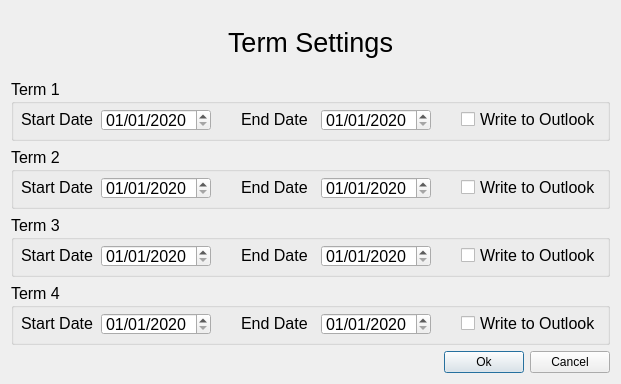
<?xml version="1.0" encoding="UTF-8"?>
<ui version="4.0">
 <class>Dialog</class>
 <widget class="QDialog" name="Dialog">
  <property name="geometry">
   <rect>
    <x>0</x>
    <y>0</y>
    <width>621</width>
    <height>384</height>
   </rect>
  </property>
  <property name="windowTitle">
   <string>Term Settings</string>
  </property>
  <layout class="QGridLayout" name="gridLayout">
   <item row="0" column="0">
    <layout class="QVBoxLayout" name="verticalLayout">
     <item>
      <widget class="QLabel" name="label">
       <property name="font">
        <font>
         <pointsize>20</pointsize>
        </font>
       </property>
       <property name="text">
        <string>Term Settings</string>
       </property>
       <property name="alignment">
        <set>Qt::AlignCenter</set>
       </property>
      </widget>
     </item>
     <item>
      <widget class="QGroupBox" name="groupBox">
       <property name="font">
        <font>
         <pointsize>12</pointsize>
        </font>
       </property>
       <property name="title">
        <string>Term 1</string>
       </property>
       <widget class="QLabel" name="label_2">
        <property name="geometry">
         <rect>
          <x>10</x>
          <y>30</y>
          <width>81</width>
          <height>21</height>
         </rect>
        </property>
        <property name="font">
         <font>
          <pointsize>12</pointsize>
         </font>
        </property>
        <property name="text">
         <string>Start Date</string>
        </property>
       </widget>
       <widget class="QCheckBox" name="term_1_write_ck">
        <property name="geometry">
         <rect>
          <x>450</x>
          <y>30</y>
          <width>141</width>
          <height>21</height>
         </rect>
        </property>
        <property name="font">
         <font>
          <pointsize>12</pointsize>
         </font>
        </property>
        <property name="text">
         <string>Write to Outlook</string>
        </property>
       </widget>
       <widget class="QDateEdit" name="term_1_start_dt">
        <property name="geometry">
         <rect>
          <x>90</x>
          <y>30</y>
          <width>110</width>
          <height>22</height>
         </rect>
        </property>
        <property name="font">
         <font>
          <pointsize>12</pointsize>
         </font>
        </property>
        <property name="dateTime">
         <datetime>
          <hour>0</hour>
          <minute>0</minute>
          <second>0</second>
          <year>2020</year>
          <month>1</month>
          <day>1</day>
         </datetime>
        </property>
        <property name="displayFormat">
         <string>dd/MM/yyyy</string>
        </property>
       </widget>
       <widget class="QLabel" name="label_3">
        <property name="geometry">
         <rect>
          <x>230</x>
          <y>30</y>
          <width>71</width>
          <height>21</height>
         </rect>
        </property>
        <property name="font">
         <font>
          <pointsize>12</pointsize>
         </font>
        </property>
        <property name="text">
         <string>End Date</string>
        </property>
       </widget>
       <widget class="QDateEdit" name="term_1_end_dt">
        <property name="geometry">
         <rect>
          <x>310</x>
          <y>30</y>
          <width>110</width>
          <height>22</height>
         </rect>
        </property>
        <property name="font">
         <font>
          <pointsize>12</pointsize>
         </font>
        </property>
        <property name="dateTime">
         <datetime>
          <hour>0</hour>
          <minute>0</minute>
          <second>0</second>
          <year>2020</year>
          <month>1</month>
          <day>1</day>
         </datetime>
        </property>
        <property name="displayFormat">
         <string>dd/MM/yyyy</string>
        </property>
       </widget>
      </widget>
     </item>
     <item>
      <widget class="QGroupBox" name="groupBox_2">
       <property name="font">
        <font>
         <pointsize>12</pointsize>
        </font>
       </property>
       <property name="title">
        <string>Term 2</string>
       </property>
       <widget class="QLabel" name="label_4">
        <property name="geometry">
         <rect>
          <x>10</x>
          <y>30</y>
          <width>81</width>
          <height>21</height>
         </rect>
        </property>
        <property name="text">
         <string>Start Date</string>
        </property>
       </widget>
       <widget class="QCheckBox" name="term_2_write_ck">
        <property name="geometry">
         <rect>
          <x>450</x>
          <y>30</y>
          <width>141</width>
          <height>21</height>
         </rect>
        </property>
        <property name="font">
         <font>
          <pointsize>12</pointsize>
         </font>
        </property>
        <property name="text">
         <string>Write to Outlook</string>
        </property>
       </widget>
       <widget class="QDateEdit" name="term_2_start_dt">
        <property name="geometry">
         <rect>
          <x>90</x>
          <y>30</y>
          <width>110</width>
          <height>22</height>
         </rect>
        </property>
        <property name="dateTime">
         <datetime>
          <hour>0</hour>
          <minute>0</minute>
          <second>0</second>
          <year>2020</year>
          <month>1</month>
          <day>1</day>
         </datetime>
        </property>
        <property name="displayFormat">
         <string>dd/MM/yyyy</string>
        </property>
       </widget>
       <widget class="QLabel" name="label_5">
        <property name="geometry">
         <rect>
          <x>230</x>
          <y>30</y>
          <width>71</width>
          <height>21</height>
         </rect>
        </property>
        <property name="text">
         <string>End Date</string>
        </property>
       </widget>
       <widget class="QDateEdit" name="term_2_end_dt">
        <property name="geometry">
         <rect>
          <x>310</x>
          <y>30</y>
          <width>110</width>
          <height>22</height>
         </rect>
        </property>
        <property name="dateTime">
         <datetime>
          <hour>0</hour>
          <minute>0</minute>
          <second>0</second>
          <year>2020</year>
          <month>1</month>
          <day>1</day>
         </datetime>
        </property>
        <property name="displayFormat">
         <string>dd/MM/yyyy</string>
        </property>
       </widget>
      </widget>
     </item>
     <item>
      <widget class="QGroupBox" name="groupBox_3">
       <property name="font">
        <font>
         <pointsize>12</pointsize>
        </font>
       </property>
       <property name="title">
        <string>Term 3</string>
       </property>
       <widget class="QLabel" name="label_6">
        <property name="geometry">
         <rect>
          <x>10</x>
          <y>30</y>
          <width>81</width>
          <height>21</height>
         </rect>
        </property>
        <property name="text">
         <string>Start Date</string>
        </property>
       </widget>
       <widget class="QCheckBox" name="term_3_write_ck">
        <property name="geometry">
         <rect>
          <x>450</x>
          <y>30</y>
          <width>141</width>
          <height>21</height>
         </rect>
        </property>
        <property name="font">
         <font>
          <pointsize>12</pointsize>
         </font>
        </property>
        <property name="text">
         <string>Write to Outlook</string>
        </property>
       </widget>
       <widget class="QDateEdit" name="term_3_start_dt">
        <property name="geometry">
         <rect>
          <x>90</x>
          <y>30</y>
          <width>110</width>
          <height>22</height>
         </rect>
        </property>
        <property name="dateTime">
         <datetime>
          <hour>0</hour>
          <minute>0</minute>
          <second>0</second>
          <year>2020</year>
          <month>1</month>
          <day>1</day>
         </datetime>
        </property>
        <property name="displayFormat">
         <string>dd/MM/yyyy</string>
        </property>
       </widget>
       <widget class="QLabel" name="label_7">
        <property name="geometry">
         <rect>
          <x>230</x>
          <y>30</y>
          <width>71</width>
          <height>21</height>
         </rect>
        </property>
        <property name="text">
         <string>End Date</string>
        </property>
       </widget>
       <widget class="QDateEdit" name="term_3_end_dt">
        <property name="geometry">
         <rect>
          <x>310</x>
          <y>30</y>
          <width>110</width>
          <height>22</height>
         </rect>
        </property>
        <property name="dateTime">
         <datetime>
          <hour>0</hour>
          <minute>0</minute>
          <second>0</second>
          <year>2020</year>
          <month>1</month>
          <day>1</day>
         </datetime>
        </property>
        <property name="displayFormat">
         <string>dd/MM/yyyy</string>
        </property>
       </widget>
      </widget>
     </item>
     <item>
      <widget class="QGroupBox" name="groupBox_4">
       <property name="font">
        <font>
         <pointsize>12</pointsize>
        </font>
       </property>
       <property name="title">
        <string>Term 4</string>
       </property>
       <widget class="QLabel" name="label_8">
        <property name="geometry">
         <rect>
          <x>10</x>
          <y>30</y>
          <width>81</width>
          <height>21</height>
         </rect>
        </property>
        <property name="text">
         <string>Start Date</string>
        </property>
       </widget>
       <widget class="QCheckBox" name="term_4_write_ck">
        <property name="geometry">
         <rect>
          <x>450</x>
          <y>30</y>
          <width>141</width>
          <height>21</height>
         </rect>
        </property>
        <property name="font">
         <font>
          <pointsize>12</pointsize>
         </font>
        </property>
        <property name="text">
         <string>Write to Outlook</string>
        </property>
       </widget>
       <widget class="QDateEdit" name="term_4_start_dt">
        <property name="geometry">
         <rect>
          <x>90</x>
          <y>30</y>
          <width>110</width>
          <height>22</height>
         </rect>
        </property>
        <property name="dateTime">
         <datetime>
          <hour>0</hour>
          <minute>0</minute>
          <second>0</second>
          <year>2020</year>
          <month>1</month>
          <day>1</day>
         </datetime>
        </property>
        <property name="displayFormat">
         <string>dd/MM/yyyy</string>
        </property>
       </widget>
       <widget class="QLabel" name="label_9">
        <property name="geometry">
         <rect>
          <x>230</x>
          <y>30</y>
          <width>71</width>
          <height>21</height>
         </rect>
        </property>
        <property name="text">
         <string>End Date</string>
        </property>
       </widget>
       <widget class="QDateEdit" name="term_4_end_dt">
        <property name="geometry">
         <rect>
          <x>310</x>
          <y>30</y>
          <width>110</width>
          <height>22</height>
         </rect>
        </property>
        <property name="dateTime">
         <datetime>
          <hour>0</hour>
          <minute>0</minute>
          <second>0</second>
          <year>2020</year>
          <month>1</month>
          <day>1</day>
         </datetime>
        </property>
        <property name="displayFormat">
         <string>dd/MM/yyyy</string>
        </property>
       </widget>
      </widget>
     </item>
     <item>
      <layout class="QHBoxLayout" name="horizontalLayout">
       <item>
        <spacer name="horizontalSpacer">
         <property name="orientation">
          <enum>Qt::Horizontal</enum>
         </property>
         <property name="sizeHint" stdset="0">
          <size>
           <width>40</width>
           <height>20</height>
          </size>
         </property>
        </spacer>
       </item>
       <item>
        <widget class="QPushButton" name="ok_btn">
         <property name="text">
          <string>Ok</string>
         </property>
        </widget>
       </item>
       <item>
        <widget class="QPushButton" name="cancel_btn">
         <property name="text">
          <string>Cancel</string>
         </property>
        </widget>
       </item>
      </layout>
     </item>
    </layout>
   </item>
  </layout>
 </widget>
 <resources/>
 <connections/>
</ui>
